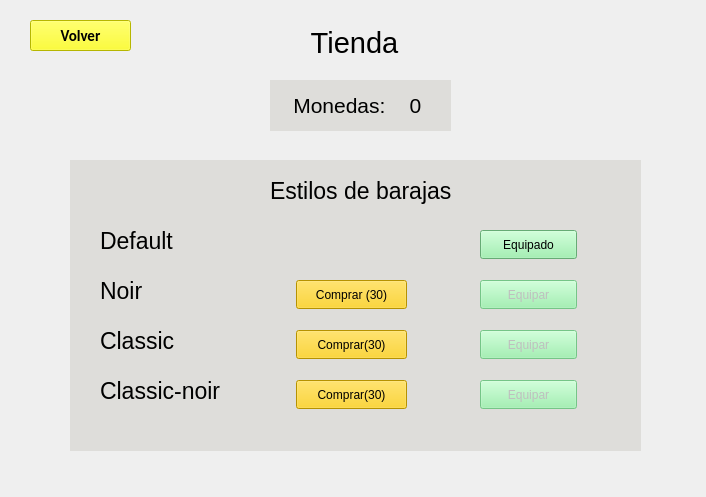
<?xml version="1.0" encoding="UTF-8"?>
<ui version="4.0">
 <class>Form</class>
 <widget class="QWidget" name="Form">
  <property name="geometry">
   <rect>
    <x>0</x>
    <y>0</y>
    <width>706</width>
    <height>497</height>
   </rect>
  </property>
  <property name="minimumSize">
   <size>
    <width>706</width>
    <height>497</height>
   </size>
  </property>
  <property name="maximumSize">
   <size>
    <width>706</width>
    <height>497</height>
   </size>
  </property>
  <property name="windowTitle">
   <string>Form</string>
  </property>
  <widget class="QLabel" name="fondo">
   <property name="geometry">
    <rect>
     <x>0</x>
     <y>0</y>
     <width>706</width>
     <height>497</height>
    </rect>
   </property>
   <property name="text">
    <string/>
   </property>
   <property name="pixmap">
    <pixmap resource="../Imagenes/imagenes.qrc">:/logo/Tapete_verde.jpg</pixmap>
   </property>
  </widget>
  <widget class="QPushButton" name="boton_volver">
   <property name="geometry">
    <rect>
     <x>30</x>
     <y>20</y>
     <width>101</width>
     <height>31</height>
    </rect>
   </property>
   <property name="font">
    <font>
     <family>Calibri</family>
     <pointsize>11</pointsize>
     <weight>75</weight>
     <bold>true</bold>
    </font>
   </property>
   <property name="styleSheet">
    <string notr="true">background-color: rgb(255, 255, 0);</string>
   </property>
   <property name="text">
    <string>Volver</string>
   </property>
  </widget>
  <widget class="QLabel" name="titulotienda">
   <property name="geometry">
    <rect>
     <x>250</x>
     <y>-20</y>
     <width>209</width>
     <height>125</height>
    </rect>
   </property>
   <property name="maximumSize">
    <size>
     <width>231</width>
     <height>125</height>
    </size>
   </property>
   <property name="font">
    <font>
     <pointsize>22</pointsize>
    </font>
   </property>
   <property name="cursor">
    <cursorShape>ArrowCursor</cursorShape>
   </property>
   <property name="text">
    <string>Tienda</string>
   </property>
   <property name="alignment">
    <set>Qt::AlignCenter</set>
   </property>
  </widget>
  <widget class="QLabel" name="label_3">
   <property name="geometry">
    <rect>
     <x>70</x>
     <y>160</y>
     <width>571</width>
     <height>291</height>
    </rect>
   </property>
   <property name="styleSheet">
    <string notr="true">background-color: rgb(222, 221, 218);</string>
   </property>
   <property name="text">
    <string/>
   </property>
  </widget>
  <widget class="QLabel" name="titulomonedas_3">
   <property name="geometry">
    <rect>
     <x>270</x>
     <y>80</y>
     <width>181</width>
     <height>51</height>
    </rect>
   </property>
   <property name="maximumSize">
    <size>
     <width>231</width>
     <height>125</height>
    </size>
   </property>
   <property name="font">
    <font>
     <pointsize>16</pointsize>
    </font>
   </property>
   <property name="cursor">
    <cursorShape>ArrowCursor</cursorShape>
   </property>
   <property name="styleSheet">
    <string notr="true">background-color: rgb(222, 221, 218);</string>
   </property>
   <property name="text">
    <string>    Monedas: </string>
   </property>
   <property name="alignment">
    <set>Qt::AlignLeading|Qt::AlignLeft|Qt::AlignVCenter</set>
   </property>
  </widget>
  <widget class="QLabel" name="label_monedas">
   <property name="geometry">
    <rect>
     <x>380</x>
     <y>70</y>
     <width>71</width>
     <height>71</height>
    </rect>
   </property>
   <property name="maximumSize">
    <size>
     <width>231</width>
     <height>125</height>
    </size>
   </property>
   <property name="font">
    <font>
     <pointsize>16</pointsize>
    </font>
   </property>
   <property name="cursor">
    <cursorShape>ArrowCursor</cursorShape>
   </property>
   <property name="text">
    <string>0</string>
   </property>
   <property name="alignment">
    <set>Qt::AlignCenter</set>
   </property>
  </widget>
  <widget class="QLabel" name="label">
   <property name="geometry">
    <rect>
     <x>270</x>
     <y>170</y>
     <width>191</width>
     <height>41</height>
    </rect>
   </property>
   <property name="font">
    <font>
     <pointsize>17</pointsize>
    </font>
   </property>
   <property name="text">
    <string>Estilos de barajas</string>
   </property>
  </widget>
  <widget class="QLabel" name="label_2">
   <property name="geometry">
    <rect>
     <x>100</x>
     <y>220</y>
     <width>191</width>
     <height>41</height>
    </rect>
   </property>
   <property name="font">
    <font>
     <pointsize>17</pointsize>
    </font>
   </property>
   <property name="text">
    <string>Default</string>
   </property>
  </widget>
  <widget class="QLabel" name="label_4">
   <property name="geometry">
    <rect>
     <x>100</x>
     <y>270</y>
     <width>191</width>
     <height>41</height>
    </rect>
   </property>
   <property name="font">
    <font>
     <pointsize>17</pointsize>
    </font>
   </property>
   <property name="text">
    <string>Noir</string>
   </property>
  </widget>
  <widget class="QLabel" name="label_5">
   <property name="geometry">
    <rect>
     <x>100</x>
     <y>320</y>
     <width>191</width>
     <height>41</height>
    </rect>
   </property>
   <property name="font">
    <font>
     <pointsize>17</pointsize>
    </font>
   </property>
   <property name="text">
    <string>Classic</string>
   </property>
  </widget>
  <widget class="QLabel" name="label_6">
   <property name="geometry">
    <rect>
     <x>100</x>
     <y>370</y>
     <width>191</width>
     <height>41</height>
    </rect>
   </property>
   <property name="font">
    <font>
     <pointsize>17</pointsize>
    </font>
   </property>
   <property name="text">
    <string>Classic-noir</string>
   </property>
  </widget>
  <widget class="QPushButton" name="equipar1">
   <property name="geometry">
    <rect>
     <x>480</x>
     <y>230</y>
     <width>97</width>
     <height>29</height>
    </rect>
   </property>
   <property name="styleSheet">
    <string notr="true">background-color: rgb(143, 240, 164);</string>
   </property>
   <property name="text">
    <string>Equipado</string>
   </property>
  </widget>
  <widget class="QPushButton" name="comprar2">
   <property name="geometry">
    <rect>
     <x>296</x>
     <y>280</y>
     <width>111</width>
     <height>29</height>
    </rect>
   </property>
   <property name="styleSheet">
    <string notr="true">background-color: rgb(255, 204, 0);</string>
   </property>
   <property name="text">
    <string>Comprar (30)</string>
   </property>
  </widget>
  <widget class="QPushButton" name="comprar3">
   <property name="geometry">
    <rect>
     <x>296</x>
     <y>330</y>
     <width>111</width>
     <height>29</height>
    </rect>
   </property>
   <property name="styleSheet">
    <string notr="true">background-color: rgb(255, 204, 0);</string>
   </property>
   <property name="text">
    <string>Comprar(30)</string>
   </property>
  </widget>
  <widget class="QPushButton" name="comprar4">
   <property name="geometry">
    <rect>
     <x>296</x>
     <y>380</y>
     <width>111</width>
     <height>29</height>
    </rect>
   </property>
   <property name="styleSheet">
    <string notr="true">background-color: rgb(255, 204, 0);</string>
   </property>
   <property name="text">
    <string>Comprar(30)</string>
   </property>
  </widget>
  <widget class="QPushButton" name="equipar2">
   <property name="enabled">
    <bool>false</bool>
   </property>
   <property name="geometry">
    <rect>
     <x>480</x>
     <y>280</y>
     <width>97</width>
     <height>29</height>
    </rect>
   </property>
   <property name="styleSheet">
    <string notr="true">background-color: rgb(143, 240, 164);</string>
   </property>
   <property name="text">
    <string>Equipar</string>
   </property>
  </widget>
  <widget class="QPushButton" name="equipar3">
   <property name="enabled">
    <bool>false</bool>
   </property>
   <property name="geometry">
    <rect>
     <x>480</x>
     <y>330</y>
     <width>97</width>
     <height>29</height>
    </rect>
   </property>
   <property name="styleSheet">
    <string notr="true">background-color: rgb(143, 240, 164);</string>
   </property>
   <property name="text">
    <string>Equipar</string>
   </property>
  </widget>
  <widget class="QPushButton" name="equipar4">
   <property name="enabled">
    <bool>false</bool>
   </property>
   <property name="geometry">
    <rect>
     <x>480</x>
     <y>380</y>
     <width>97</width>
     <height>29</height>
    </rect>
   </property>
   <property name="styleSheet">
    <string notr="true">background-color: rgb(143, 240, 164);</string>
   </property>
   <property name="text">
    <string>Equipar</string>
   </property>
  </widget>
 </widget>
 <resources>
  <include location="../Imagenes/imagenes.qrc"/>
 </resources>
 <connections/>
</ui>
